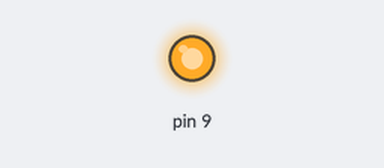
Simulated run of this sketch. Board: Arduino Uno, built with avr-gcc and run on an emulated ATmega328P. Parts: output pins drawn as LEDs (lit = HIGH).

Above: at 0.05 s.
At 3.0 s:
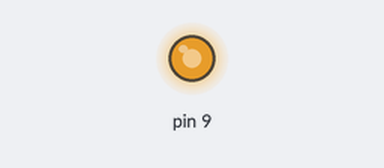
At 6.0 s:
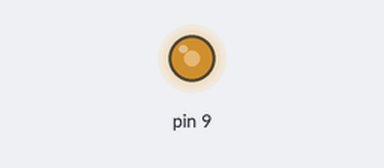
Timing chart, 0 to 7.8 s (numbered marks = the images above):
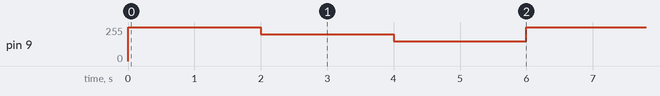

The sketch:

circ_01.ino
```cpp
int delayTime = 2000;

void setup() {
  // put your setup code here, to run once:
  pinMode(9, OUTPUT);
}

void loop() {
  // put your main code here, to run repeatedly:
  analogWrite(9, 255);
  delay(delayTime);
  analogWrite(9, 200);
  delay(delayTime);
  analogWrite(9, 150);
  delay(delayTime);
}
```

Measured:
- by itself, pin 9: repeats every 6.0 s: 200/255 2.0 s, 150/255 2.0 s, 255/255 2.0 s
